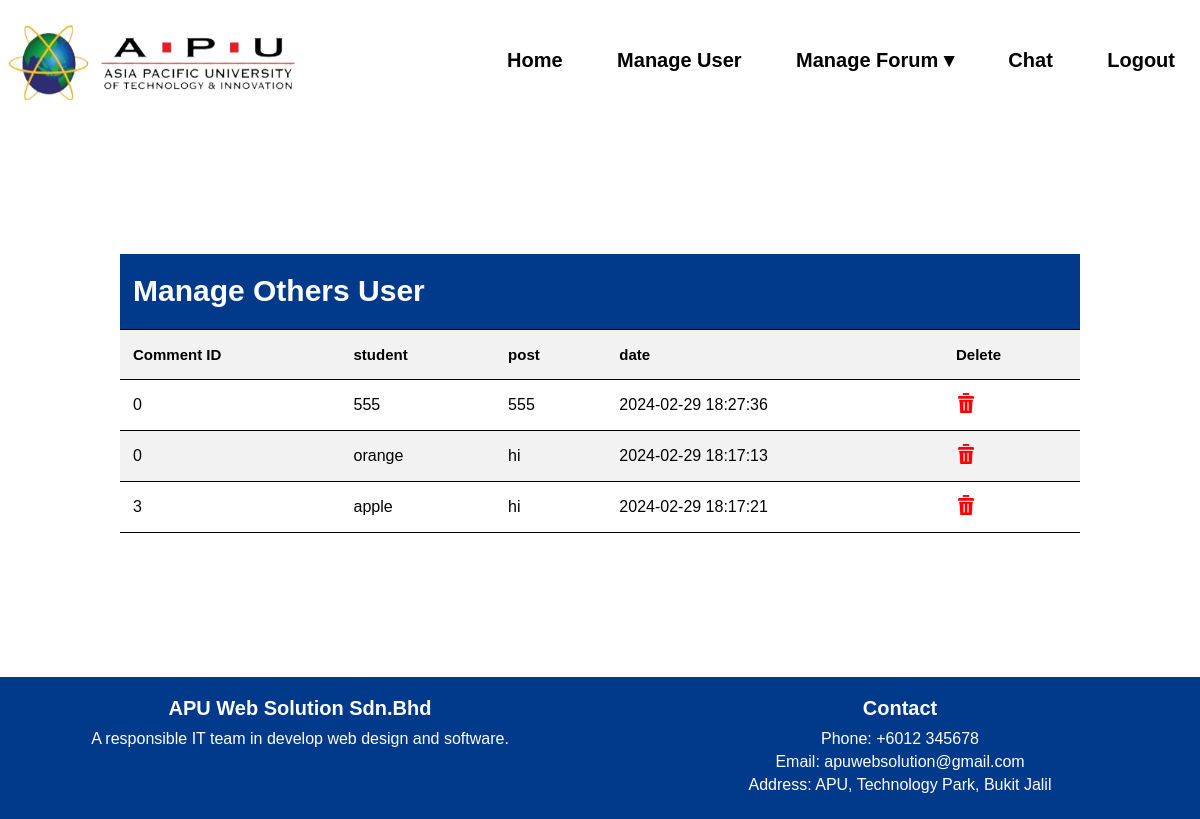
Screenshot of /staffviewothers.php with the database file from the repository.
### tables this page shows
CREATE TABLE IF NOT EXISTS `discussionothers` (
  `id` int NOT NULL AUTO_INCREMENT,
  `parent_comment` varchar(500) NOT NULL,
  `student` varchar(1000) NOT NULL,
  `post` varchar(1000) NOT NULL,
  `date` datetime NOT NULL DEFAULT CURRENT_TIMESTAMP,
  PRIMARY KEY (`id`)
);

### staffviewothers.php (the view, shortened to what this page needs)
<!DOCTYPE html>
<html>
<head>
<link rel="stylesheet" href="staffview.css">
</head>
<header>
    <div class="header">
        <div class="logo">
            <a href="admin_main_page.php">
                <img src="logo.png" alt="Logo" width="300px;" height="100px;" margin-buttom="-15px;">
            </a>
        </div>
        <nav class="navbar">
            <ul>
                <li><a href="admin_main_page.php">Home</a></li>
                <li><a href="manage_user.php">Manage User</a></li>
                <li>
                    <a>Manage Forum ▾</a>
                </li>
                <li><a href="#">Chat</a></li>
                <li><a href="logout.php">Logout</a></li>
            </ul>
        </nav>
    </div>
    </header>
<br><br><br><br><br>
<body>
<?php
try {
    $pdo = new PDO('mysql:host=localhost;dbname=sdp', 'root', '');
    $pdo->setAttribute(PDO::ATTR_ERRMODE, PDO::ERRMODE_EXCEPTION);
    $stmt = $pdo->query("SELECT * FROM discussionothers");
    ?>
    <table id="register" class="common-table" style="border-collapse: collapse;">
    <tr class="manage-user" style="height: 75px;">
        <th colspan="5" style="font-size:30px; padding-top: 0; padding-bottom: 0; ">Manage Others User</th>
    </tr>
    <tr style="height: 50px; font-size: 15px;">
    <th>Comment ID</th>
    <th>student</th>
    <th>post</th>
    <th>date</th>
    <th>Delete</th>
    </tr>
    <?php
    while ($row = $stmt->fetch(PDO::FETCH_ASSOC)) {
        echo '<tr>';
        echo '<td>';
        echo $row["parent_comment"];
        echo '</td>';
        echo '<td>';
        echo $row["student"];
        echo '</td>';
        echo '<td>';
        echo $row["post"];
        echo '</td>';
        echo '<td>';
        echo $row["date"];
        echo '</td>';
        echo '<td><a onclick="return confirm(\'Delete this record?\')" href="deleteforumothers.php?id='.$row['id'].'"><img src="image/bin.png" alt="Delete" style="width:20px;height:20px;"></a></td>';
        echo '</tr>';
    }
    ?>
    </table>
    <?php
} catch (PDOException $e) {
    die("Error: " . $e->getMessage());
}
?>
</body>
<br><br><br><br><br><br><br><br>
<footer>
  <div class="footer-content">
      <div class="footer-item">
          <h3>APU Web Solution Sdn.Bhd</h3>
          <p>A responsible IT team in develop web design and software.</p>
      </div>
      <div class="footer-item">
          <h3>Contact</h3>
          <p>Phone: +6012 345678</p>
          <p>Email: apuwebsolution@gmail.com</p>
          <p>Address: APU, Technology Park, Bukit Jalil</p>
      </div>
  </div>
</footer>
</html>

### staffview.css (style rules this page uses)
* { margin: 0; padding: 0; box-sizing: border-box; font-family: Arial, sans-serif; }
header { background-color: white; }
.navbar ul { list-style: none; background: #fff; margin-top:15px; font-weight: 700; }
.navbar ul li { display: inline-block; position: relative; }
.navbar ul li a { display: block; padding: 20px 25px; color: #000; text-decoration: none; text-align: center; font-size: 20px; }
.header { display: flex; justify-content: space-between; align-items: center; }
.navbar { display: flex; }
.common-table { width: 80%; margin-left: 10%; margin-right: 10%; font-family: Arial, Helvetica, sans-serif; text-align: left; border-collapse: collapse; margin-top: 5%; }
.common-table th { padding: 13px; text-align: left; padding-top: 12px; padding-bottom: 12px; }
.common-table td, .common-table th { padding: 13px; text-align: left; border-bottom: 1px solid #000; }
.common-table tr:nth-child(even) { background-color: #f2f2f2; }
.common-table tr.manage-user,tr.search-user { width: 200px; height: 20px; text-align: left; color: #fff; background-color: #013a8b; }
footer { background-color: #013a8b; color: #fff; padding: 20px 0; position: relative; }
.footer-content { display: flex; justify-content: space-around; flex-wrap: wrap; }
.footer-item { flex: 1; text-align: center; margin: 0 20px; }
.footer-item h3 { font-size: 20px; margin-bottom: 10px; }
.footer-item p { font-size: 16px; margin: 5px 0; }

### rows the page displays
discussionothers: parent_comment "0", student "555", post "555", date "2024-02-29 18:27:36"
discussionothers: parent_comment "0", student "orange", post "hi", date "2024-02-29 18:17:13"
discussionothers: parent_comment "3", student "apple", post "hi", date "2024-02-29 18:17:21"
